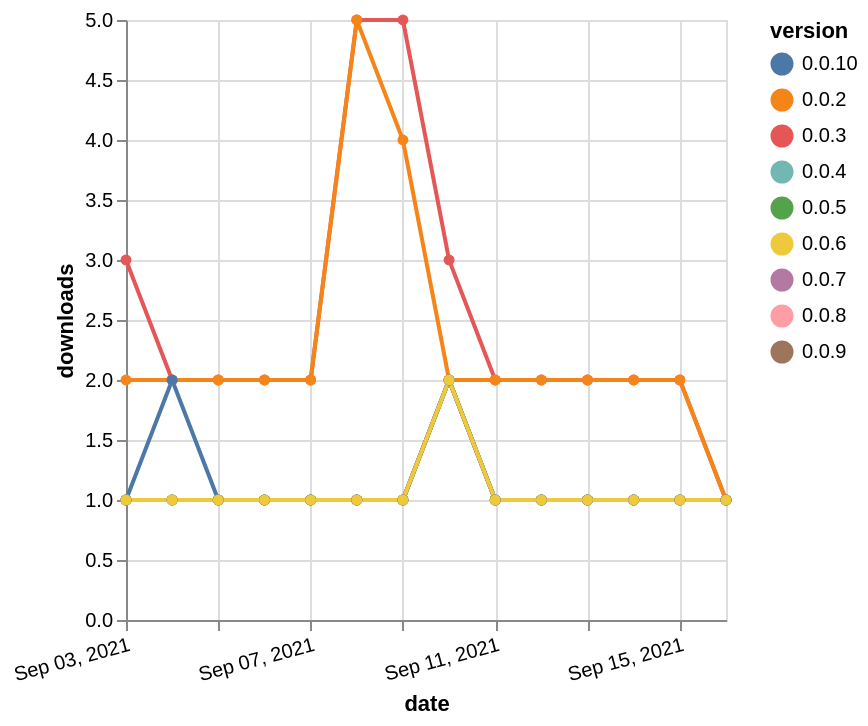

This figure's Vega-Lite source:
### Vega-Lite specification from a JSON file in a GitHub repository (floating-point values rounded to 4 significant figures)
{"$schema": "https://vega.github.io/schema/vega-lite/v5.json", "description": "A simple bar chart with embedded data.", "data": {"values": [{"date": "2021-09-03", "total": 2795, "delta": 3, "version": "0.0.3"}, {"date": "2021-09-04", "total": 2797, "delta": 2, "version": "0.0.3"}, {"date": "2021-09-05", "total": 2799, "delta": 2, "version": "0.0.3"}, {"date": "2021-09-06", "total": 2801, "delta": 2, "version": "0.0.3"}, {"date": "2021-09-07", "total": 2803, "delta": 2, "version": "0.0.3"}, {"date": "2021-09-08", "total": 2808, "delta": 5, "version": "0.0.3"}, {"date": "2021-09-09", "total": 2813, "delta": 5, "version": "0.0.3"}, {"date": "2021-09-10", "total": 2816, "delta": 3, "version": "0.0.3"}, {"date": "2021-09-11", "total": 2818, "delta": 2, "version": "0.0.3"}, {"date": "2021-09-12", "total": 2820, "delta": 2, "version": "0.0.3"}, {"date": "2021-09-13", "total": 2822, "delta": 2, "version": "0.0.3"}, {"date": "2021-09-14", "total": 2824, "delta": 2, "version": "0.0.3"}, {"date": "2021-09-15", "total": 2826, "delta": 2, "version": "0.0.3"}, {"date": "2021-09-16", "total": 2827, "delta": 1, "version": "0.0.3"}, {"date": "2021-09-03", "total": 223, "delta": 1, "version": "0.0.5"}, {"date": "2021-09-04", "total": 224, "delta": 1, "version": "0.0.5"}, {"date": "2021-09-05", "total": 225, "delta": 1, "version": "0.0.5"}, {"date": "2021-09-06", "total": 226, "delta": 1, "version": "0.0.5"}, {"date": "2021-09-07", "total": 227, "delta": 1, "version": "0.0.5"}, {"date": "2021-09-08", "total": 228, "delta": 1, "version": "0.0.5"}, {"date": "2021-09-09", "total": 229, "delta": 1, "version": "0.0.5"}, {"date": "2021-09-10", "total": 231, "delta": 2, "version": "0.0.5"}, {"date": "2021-09-11", "total": 232, "delta": 1, "version": "0.0.5"}, {"date": "2021-09-12", "total": 233, "delta": 1, "version": "0.0.5"}, {"date": "2021-09-13", "total": 234, "delta": 1, "version": "0.0.5"}, {"date": "2021-09-14", "total": 235, "delta": 1, "version": "0.0.5"}, {"date": "2021-09-15", "total": 236, "delta": 1, "version": "0.0.5"}, {"date": "2021-09-16", "total": 237, "delta": 1, "version": "0.0.5"}, {"date": "2021-09-03", "total": 238, "delta": 1, "version": "0.0.8"}, {"date": "2021-09-04", "total": 239, "delta": 1, "version": "0.0.8"}, {"date": "2021-09-05", "total": 240, "delta": 1, "version": "0.0.8"}, {"date": "2021-09-06", "total": 241, "delta": 1, "version": "0.0.8"}, {"date": "2021-09-07", "total": 242, "delta": 1, "version": "0.0.8"}, {"date": "2021-09-08", "total": 243, "delta": 1, "version": "0.0.8"}, {"date": "2021-09-09", "total": 244, "delta": 1, "version": "0.0.8"}, {"date": "2021-09-10", "total": 246, "delta": 2, "version": "0.0.8"}, {"date": "2021-09-11", "total": 247, "delta": 1, "version": "0.0.8"}, {"date": "2021-09-12", "total": 248, "delta": 1, "version": "0.0.8"}, {"date": "2021-09-13", "total": 249, "delta": 1, "version": "0.0.8"}, {"date": "2021-09-14", "total": 250, "delta": 1, "version": "0.0.8"}, {"date": "2021-09-15", "total": 251, "delta": 1, "version": "0.0.8"}, {"date": "2021-09-16", "total": 252, "delta": 1, "version": "0.0.8"}, {"date": "2021-09-03", "total": 227, "delta": 1, "version": "0.0.4"}, {"date": "2021-09-04", "total": 228, "delta": 1, "version": "0.0.4"}, {"date": "2021-09-05", "total": 229, "delta": 1, "version": "0.0.4"}, {"date": "2021-09-06", "total": 230, "delta": 1, "version": "0.0.4"}, {"date": "2021-09-07", "total": 231, "delta": 1, "version": "0.0.4"}, {"date": "2021-09-08", "total": 232, "delta": 1, "version": "0.0.4"}, {"date": "2021-09-09", "total": 233, "delta": 1, "version": "0.0.4"}, {"date": "2021-09-10", "total": 235, "delta": 2, "version": "0.0.4"}, {"date": "2021-09-11", "total": 236, "delta": 1, "version": "0.0.4"}, {"date": "2021-09-12", "total": 237, "delta": 1, "version": "0.0.4"}, {"date": "2021-09-13", "total": 238, "delta": 1, "version": "0.0.4"}, {"date": "2021-09-14", "total": 239, "delta": 1, "version": "0.0.4"}, {"date": "2021-09-15", "total": 240, "delta": 1, "version": "0.0.4"}, {"date": "2021-09-16", "total": 241, "delta": 1, "version": "0.0.4"}, {"date": "2021-09-03", "total": 2640, "delta": 2, "version": "0.0.2"}, {"date": "2021-09-04", "total": 2642, "delta": 2, "version": "0.0.2"}, {"date": "2021-09-05", "total": 2644, "delta": 2, "version": "0.0.2"}, {"date": "2021-09-06", "total": 2646, "delta": 2, "version": "0.0.2"}, {"date": "2021-09-07", "total": 2648, "delta": 2, "version": "0.0.2"}, {"date": "2021-09-08", "total": 2653, "delta": 5, "version": "0.0.2"}, {"date": "2021-09-09", "total": 2657, "delta": 4, "version": "0.0.2"}, {"date": "2021-09-10", "total": 2659, "delta": 2, "version": "0.0.2"}, {"date": "2021-09-11", "total": 2661, "delta": 2, "version": "0.0.2"}, {"date": "2021-09-12", "total": 2663, "delta": 2, "version": "0.0.2"}, {"date": "2021-09-13", "total": 2665, "delta": 2, "version": "0.0.2"}, {"date": "2021-09-14", "total": 2667, "delta": 2, "version": "0.0.2"}, {"date": "2021-09-15", "total": 2669, "delta": 2, "version": "0.0.2"}, {"date": "2021-09-16", "total": 2670, "delta": 1, "version": "0.0.2"}, {"date": "2021-09-03", "total": 238, "delta": 1, "version": "0.0.7"}, {"date": "2021-09-04", "total": 239, "delta": 1, "version": "0.0.7"}, {"date": "2021-09-05", "total": 240, "delta": 1, "version": "0.0.7"}, {"date": "2021-09-06", "total": 241, "delta": 1, "version": "0.0.7"}, {"date": "2021-09-07", "total": 242, "delta": 1, "version": "0.0.7"}, {"date": "2021-09-08", "total": 243, "delta": 1, "version": "0.0.7"}, {"date": "2021-09-09", "total": 244, "delta": 1, "version": "0.0.7"}, {"date": "2021-09-10", "total": 246, "delta": 2, "version": "0.0.7"}, {"date": "2021-09-11", "total": 247, "delta": 1, "version": "0.0.7"}, {"date": "2021-09-12", "total": 248, "delta": 1, "version": "0.0.7"}, {"date": "2021-09-13", "total": 249, "delta": 1, "version": "0.0.7"}, {"date": "2021-09-14", "total": 250, "delta": 1, "version": "0.0.7"}, {"date": "2021-09-15", "total": 251, "delta": 1, "version": "0.0.7"}, {"date": "2021-09-16", "total": 252, "delta": 1, "version": "0.0.7"}, {"date": "2021-09-03", "total": 244, "delta": 1, "version": "0.0.9"}, {"date": "2021-09-04", "total": 245, "delta": 1, "version": "0.0.9"}, {"date": "2021-09-05", "total": 246, "delta": 1, "version": "0.0.9"}, {"date": "2021-09-06", "total": 247, "delta": 1, "version": "0.0.9"}, {"date": "2021-09-07", "total": 248, "delta": 1, "version": "0.0.9"}, {"date": "2021-09-08", "total": 249, "delta": 1, "version": "0.0.9"}, {"date": "2021-09-09", "total": 250, "delta": 1, "version": "0.0.9"}, {"date": "2021-09-10", "total": 252, "delta": 2, "version": "0.0.9"}, {"date": "2021-09-11", "total": 253, "delta": 1, "version": "0.0.9"}, {"date": "2021-09-12", "total": 254, "delta": 1, "version": "0.0.9"}, {"date": "2021-09-13", "total": 255, "delta": 1, "version": "0.0.9"}, {"date": "2021-09-14", "total": 256, "delta": 1, "version": "0.0.9"}, {"date": "2021-09-15", "total": 257, "delta": 1, "version": "0.0.9"}, {"date": "2021-09-16", "total": 258, "delta": 1, "version": "0.0.9"}, {"date": "2021-09-03", "total": 198, "delta": 1, "version": "0.0.10"}, {"date": "2021-09-04", "total": 200, "delta": 2, "version": "0.0.10"}, {"date": "2021-09-05", "total": 201, "delta": 1, "version": "0.0.10"}, {"date": "2021-09-06", "total": 202, "delta": 1, "version": "0.0.10"}, {"date": "2021-09-07", "total": 203, "delta": 1, "version": "0.0.10"}, {"date": "2021-09-08", "total": 204, "delta": 1, "version": "0.0.10"}, {"date": "2021-09-09", "total": 205, "delta": 1, "version": "0.0.10"}, {"date": "2021-09-10", "total": 207, "delta": 2, "version": "0.0.10"}, {"date": "2021-09-11", "total": 208, "delta": 1, "version": "0.0.10"}, {"date": "2021-09-12", "total": 209, "delta": 1, "version": "0.0.10"}, {"date": "2021-09-13", "total": 210, "delta": 1, "version": "0.0.10"}, {"date": "2021-09-14", "total": 211, "delta": 1, "version": "0.0.10"}, {"date": "2021-09-15", "total": 212, "delta": 1, "version": "0.0.10"}, {"date": "2021-09-16", "total": 213, "delta": 1, "version": "0.0.10"}, {"date": "2021-09-03", "total": 236, "delta": 1, "version": "0.0.6"}, {"date": "2021-09-04", "total": 237, "delta": 1, "version": "0.0.6"}, {"date": "2021-09-05", "total": 238, "delta": 1, "version": "0.0.6"}, {"date": "2021-09-06", "total": 239, "delta": 1, "version": "0.0.6"}, {"date": "2021-09-07", "total": 240, "delta": 1, "version": "0.0.6"}, {"date": "2021-09-08", "total": 241, "delta": 1, "version": "0.0.6"}, {"date": "2021-09-09", "total": 242, "delta": 1, "version": "0.0.6"}, {"date": "2021-09-10", "total": 244, "delta": 2, "version": "0.0.6"}, {"date": "2021-09-11", "total": 245, "delta": 1, "version": "0.0.6"}, {"date": "2021-09-12", "total": 246, "delta": 1, "version": "0.0.6"}, {"date": "2021-09-13", "total": 247, "delta": 1, "version": "0.0.6"}, {"date": "2021-09-14", "total": 248, "delta": 1, "version": "0.0.6"}, {"date": "2021-09-15", "total": 249, "delta": 1, "version": "0.0.6"}, {"date": "2021-09-16", "total": 250, "delta": 1, "version": "0.0.6"}]}, "width": "container", "mark": {"type": "line", "point": {"filled": true}}, "encoding": {"x": {"field": "date", "type": "temporal", "timeUnit": "yearmonthdate", "title": "date", "axis": {"labelAngle": -15}}, "y": {"field": "delta", "type": "quantitative", "title": "downloads"}, "color": {"field": "version", "type": "nominal"}, "tooltip": {"field": "delta"}}}
